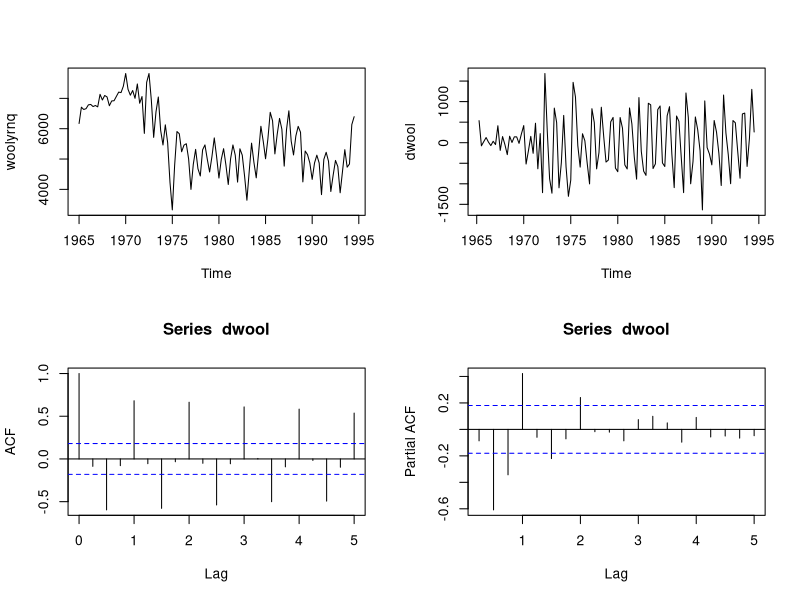
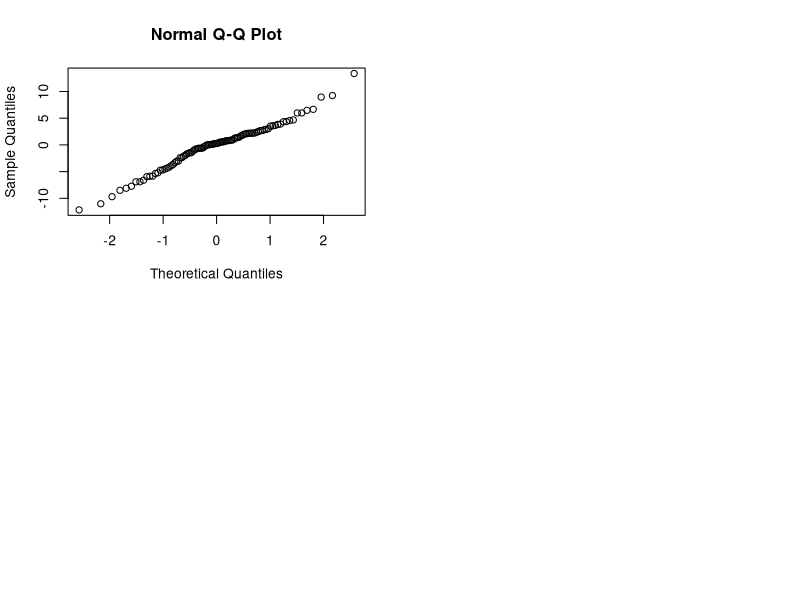

Generate these figures, in order, with R:
## ---- chunk 1
knitr::opts_chunk$set(
  collapse = TRUE,
  warning=FALSE, 
  message=FALSE,  
  comment = "#>"
)
## ---- chunk 2
library(forecast)
# woolyrnq: Quarterly production of woollen yarn in Australia: tonnes. Mar 1965 - Sep 1994
data(woolyrnq) # data set in library(forecast)
## ---- chunk 3
print(length(woolyrnq))
summary(woolyrnq)
par(mfrow=c(2,2))
dwool = diff(woolyrnq)
plot(woolyrnq); plot(dwool); acf(dwool)  # seasonal, lag 2 negative, lag 2 positive
pacf(dwool) # to be discussed later

summary(dwool)

sd(dwool)

dwool_tr = dwool/100  # transform to get smaller sigma estimate

ntotal = length(dwool_tr)
# Take first 100 as training set, or first 99 after differencing. 
ntrain = 99 # missing first quarter so this is 25 years
train = dwool_tr[1:ntrain]
holdout = dwool_tr[(ntrain+1):ntotal] # 19 quarters or almost 5 years

## ---- chunk 4
fit = auto.arima(train,seasonal=F,stationary=T)

qqnorm(fit$residuals)  # check normality assumption (for likelihood method)

print(fit)

# Compare different ARMA models, verify auto.arima finds model with smallest AIC 
fit_arma33 = arima(train,order=c(3,0,3),method="ML",include.mean=F)
fit_arma32 = arima(train,order=c(3,0,2),method="ML",include.mean=F)
fit_arma31 = arima(train,order=c(3,0,1),method="ML",include.mean=F)
fit_arma22 = arima(train,order=c(2,0,2),method="ML",include.mean=F)
fit_arma21 = arima(train,order=c(2,0,1),method="ML",include.mean=F)

print(fit_arma33) # difference in 3rd decimal place, compared with auto_arima

print(fit_arma32)

print(fit_arma31)

print(fit_arma22)

# ARMA(2,1) will be used to match output of forecasts to theoretical results
print(fit_arma21)
## ---- chunk 5
pred_arma21 = predict(fit_arma21, n.ahead=4, se.fit=T); print(pred_arma21)

ar_coef = fit_arma21$coef[1:2]; ma_coef = fit_arma21$coef[3]
sigma = sqrt(fit_arma21$sigma2)
# Get the psi(b) coefficients
psiv = ARMAtoMA(ar=ar_coef, ma=ma_coef, lag.max=4)
mult = cumsum(c(1,psiv^2)); print(mult)
print(sqrt(mult)*sigma) # Match the $se component of predict()

# Code for the pi(b) coeffcients to come later

## ---- chunk 6
# non-seasonal
#' @description
#' Moving 1-step ahead forecasts for holdout set
#' @param tsdata vector with training and holdout data
#' @param ntrain length of training set
#' @param order ARIMA order using for training set
#' @param method as used for arima applied to training set
#' @param traincoef the $coef component for arima applied to training set 
#' @param includeman flag as used for arima applied to training set
#' @return holdout set rmse and 1-step forecasts
arma_fc = function(tsdata,ntrain,order,method,traincoef,include.mean, iprint=T)
{ obj = arima(tsdata,order=order,init=traincoef,fixed=traincoef,
     method=method, include.mean=include.mean,
     optim.control=list(maxit=0))  # no log-likelihood iterations
  # yt = y_{t|t-1} + innov ; fc = yt-innov 
  fc = tsdata - obj$residuals  
  # next line to compare with residuals when arima is applied only to training set
  #if(iprint) { print(round(obj$residuals,1)) }
  ntotal = length(tsdata)
  holdout_fc = fc[(ntrain+1):ntotal]
  holdout = tsdata[(ntrain+1):ntotal]
  if(iprint) print(cbind(holdout,holdout_fc))
  rmse = sqrt(mean((holdout-holdout_fc)^2))
  list(rmse=rmse, fc=holdout_fc)
}

arma21_fc = arma_fc(dwool_tr,99,c(2,0,1),method="ML",fit_arma21$coef,
  include.mean=F, iprint=T)

print(arma21_fc$rmse)

sd(fit_arma21$residuals)

arma33_fc = arma_fc(dwool_tr,99,c(3,0,3),method="ML",fit_arma33$coef,
  include.mean=F, iprint=T)

print(arma33_fc$rmse)

sd(fit_arma33$residuals)

# Results for arma_fc function to be confirmed with coding of the pi(b) function

